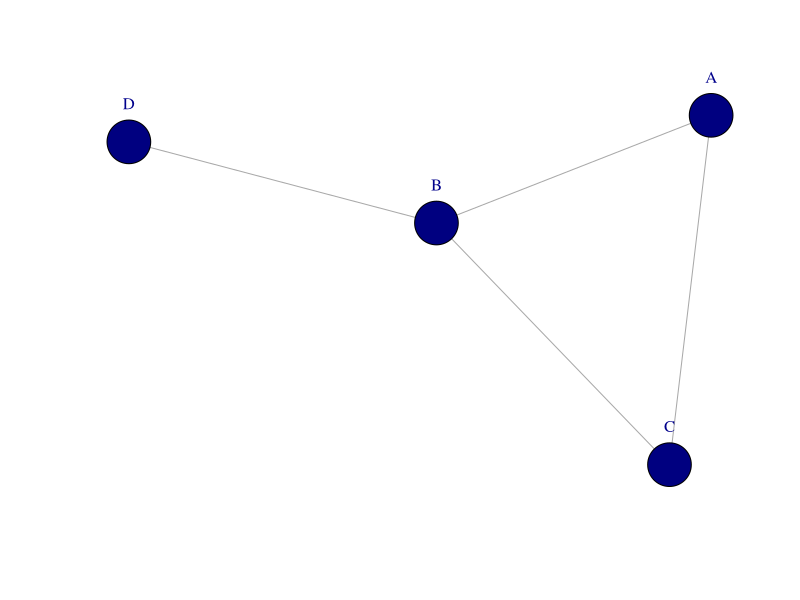
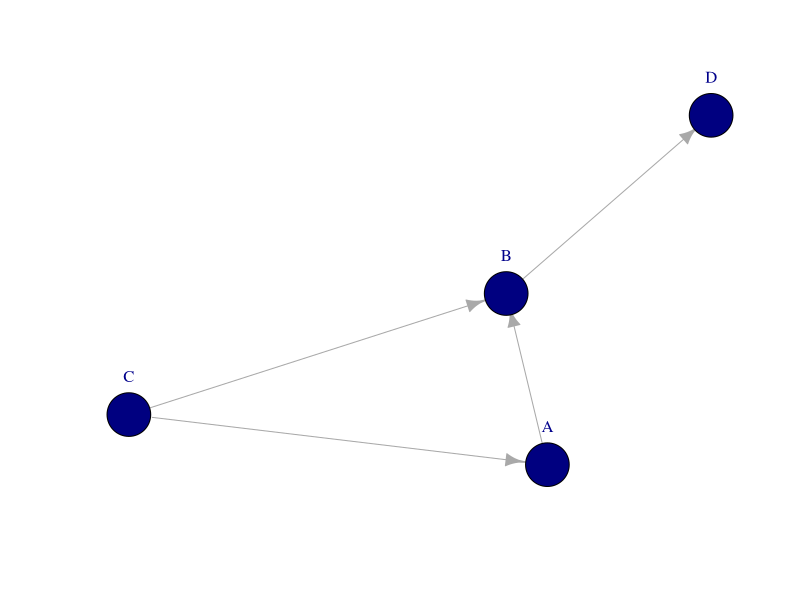
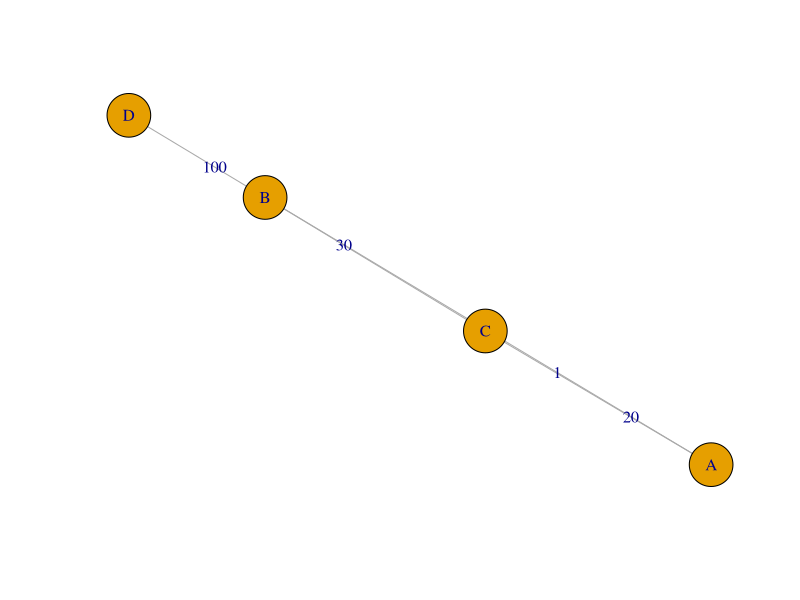
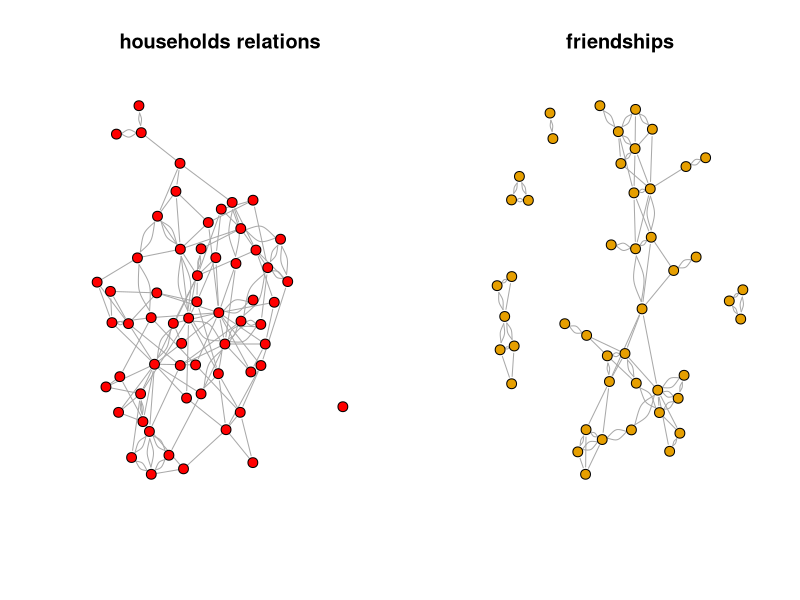
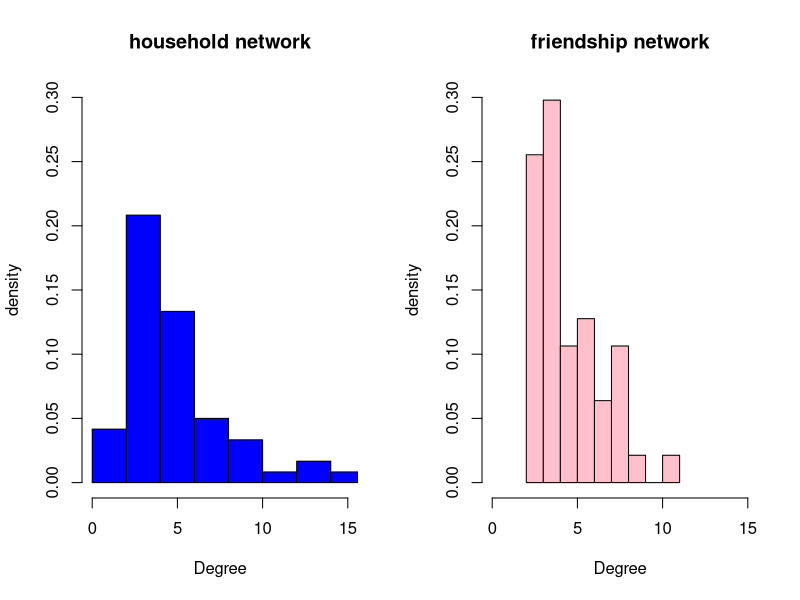
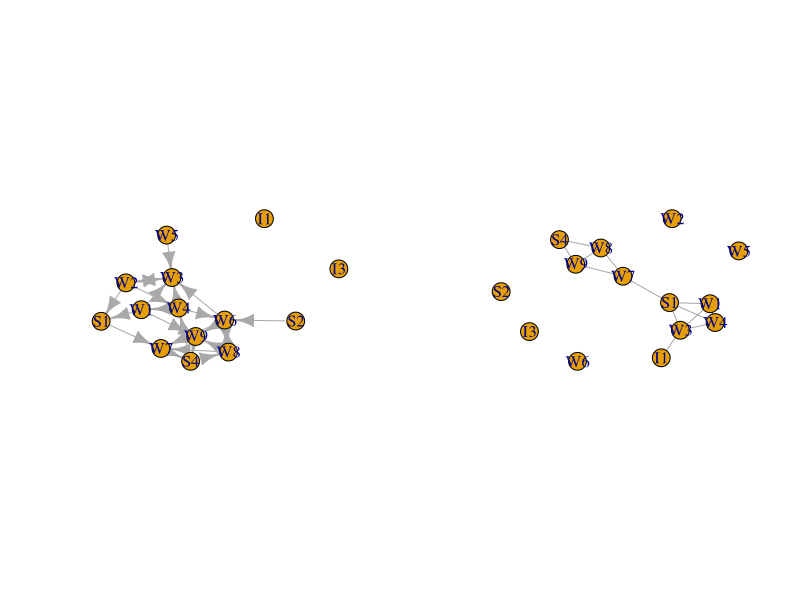
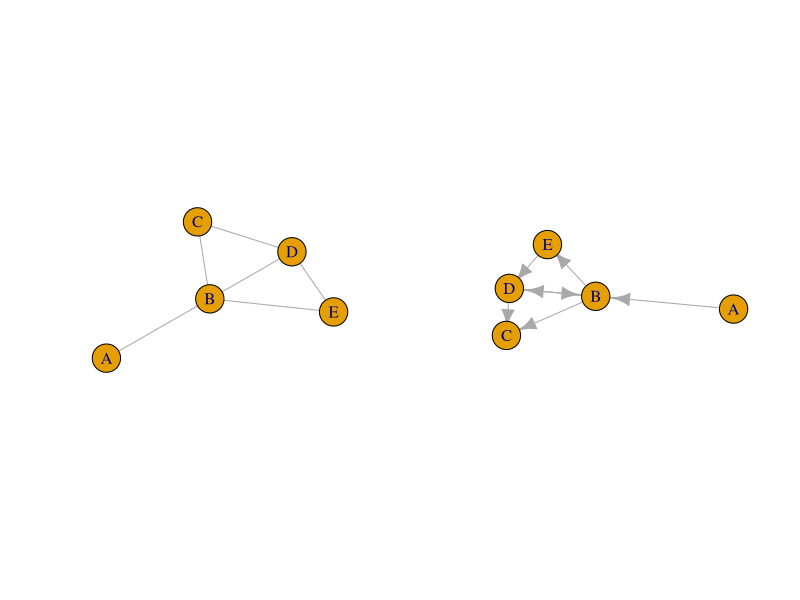
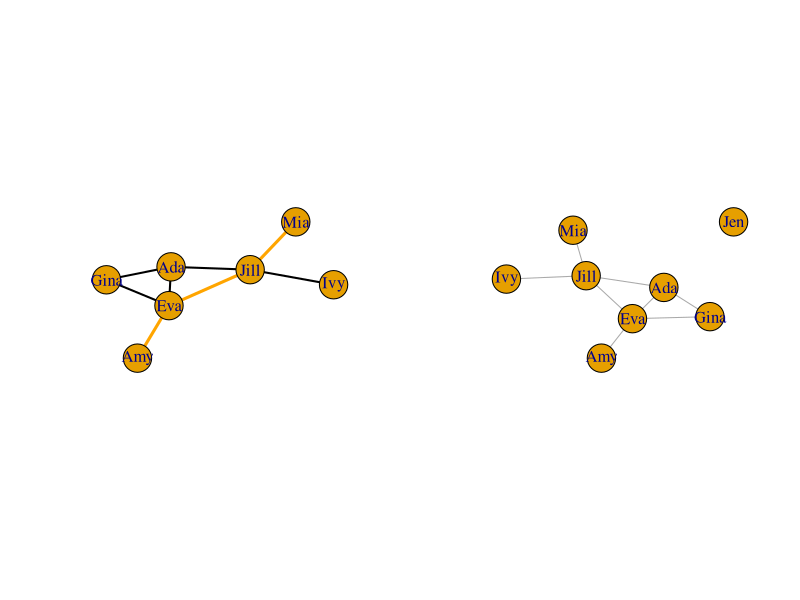

Write R code to recreate these figures, in order.
## ---- chunk 1
knitr::opts_chunk$set(echo = TRUE)
## ---- chunk 2
library(igraph) 
library(tidyverse)
## ---- chunk 3
library(igraph)
## ---- chunk 4

g1<-graph_from_literal(A--B, A--C, B--C, B--D)
plot(g1, vertex.color="navy", vertex.size=15,
     vertex.label.cex=1, vertex.label.dist=3, 
     vertex.label.degree=-pi/2, asp=0.6)

## ---- chunk 5
g1<-graph_from_literal(A-+B, A+-C, B+-C, B-+D)
degree(g1)

plot(g1, vertex.color="navy", 
     vertex.size=15,
     vertex.label.cex=1, 
     vertex.label.dist=3, 
     vertex.label.degree=-pi/2, asp=0.6)
## ---- chunk 6
g2<-graph_from_literal(A--B, A--C, B--C, B--D)
 
E(g2)$weight=c(1,20,30,100)
# A simple plot of the network - we'll talk more about plots later
plot(g2, asp=0.6, edge.label=E(g2)$weight)
## ---- chunk 7
strength(g2)
## ---- chunk 8

#load two datasets
Initial.matrix <- 
  read.csv("data/attiro.csv",   header=TRUE, row.names=1, check.names=FALSE, na.strings = "")
matrix <- as.matrix(Initial.matrix) 
household <- graph.adjacency(matrix, mode="undirected", weighted=NULL)

links1 <- read.csv("data/s50_d01.csv", header=T, as.is=T)
friendship <- graph_from_data_frame(d=links1, directed=F)

par(mfrow=c(1,2))
plot(household, 
     edge.arrow.size=0,
     vertex.label = NA,
     vertex.color= "red",
     vertex.size=8,
     main="households relations", asp=1.5) 
plot(friendship, 
     vertex.label = NA, 
     vertex.size=8, 
     edge.arrow.size=0.2,
     main="friendships", asp=1.5)
graphics.off()
## ---- chunk 9
mean(degree(friendship))
mean(degree(household))

vcount(friendship)
ecount(friendship)
## ---- chunk 10
par(mfrow=c(1,2)) 
d.household =degree(household)
hist(d.household,col="blue", 
      freq=FALSE, xlab="Degree", ylab="density",
      main="household network", xlim=c(0,15), ylim=c(0,0.3))

d.friendship =degree(friendship)
hist(d.friendship,col="pink", xlab="Degree", ylab="density",freq=FALSE,
main="friendship network", xlim=c(0,15), ylim=c(0,0.3))

## ---- chunk 11

Initial.matrix <- read.csv("data/RDHLP.csv", header=TRUE, row.names=1, check.names=FALSE, na.strings = "")
matrix <- as.matrix(Initial.matrix) 
RDHLP <- graph.adjacency(matrix, mode="directed", weighted=NULL)
plot(RDHLP, asp=0.6)
## ---- chunk 12
RDHLP
dyad_census(RDHLP)
## ---- chunk 13
reciprocity(RDHLP)
degree(RDHLP, mode=c("out"))
## ---- chunk 14
Initial.matrix <- read.csv("data/RDPOS.csv", header=TRUE, row.names=1, check.names=FALSE, na.strings = "")
matrix <- as.matrix(Initial.matrix) 
RDPOS <- graph.adjacency(matrix, mode="undirected", weighted=NULL)
plot(RDPOS, asp=0.6)

transitivity(RDPOS)
## ---- chunk 15
# generate a categorical variable indicating what type a worker is.
worker <- 1:vcount(RDPOS)
worker[V(RDPOS)$name=="I1"|V(RDPOS)$name=="I3"]<-1
worker[V(RDPOS)$name=="W1"|V(RDPOS)$name=="W2"|V(RDPOS)$name=="W3"|V(RDPOS)$name=="W4"|V(RDPOS)$name=="W5"|V(RDPOS)$name=="W6"|V(RDPOS)$name=="W7"|V(RDPOS)$name=="W8"|V(RDPOS)$name=="W9"|V(RDPOS)$name=="W10"]<-2
worker[V(RDPOS)$name=="S1"|V(RDPOS)$name=="S2"|V(RDPOS)$name=="S4"]<-3
worker

assortativity(RDPOS, types1=worker)

## ---- chunk 16
assortativity_degree(RDPOS)
## ---- chunk 17
# paths with letters


b  <- graph(c("A","B",
              "B","C",
              "C","D",
              "B","E",
              "B","D",
              "D","E"
              ), directed = F)

lay = layout.fruchterman.reingold(b)
plot(b, vertex.size=25, layout = lay, asp=0.6)
## ---- chunk 18
# paths with letters


C  <- graph(c("A","B",
              "B","C",
              "D","C",
              "B","E",
              "B","D",
              "D","B",
              "E","D"
              ), directed = T)

lay = layout.fruchterman.reingold(b)
plot(C, vertex.size=25, asp=0.4)
## ---- chunk 19

n  <- graph(c("Mia","Jill",
              "Jill","Ivy",
              "Jill","Ada",
              "Jill","Eva",
              "Eva","Ada",
              "Eva","Amy",
              "Eva","Gina",
              "Ada","Gina"), directed = F)
lay = layout.fruchterman.reingold(n)


c <- c("orange","black","black","orange","black","orange","black","black")
w <- c(3,2,2,3,2,3,2,2)
plot(n, vertex.size=25, layout = lay, edge.width= w, edge.color=c, asp=0.6)

## ---- chunk 20
distances(n)
## ---- chunk 21
mean_distance(b, directed=F)
## ---- chunk 22
ni  <- graph(c("Mia","Jill",
              "Jill","Ivy",
              "Jill","Ada",
              "Jill","Eva",
              "Eva","Ada",
              "Eva","Amy",
              "Eva","Gina",
              "Ada","Gina"), isolates=c("Jen"), directed = F)
lay = layout.fruchterman.reingold(ni)
plot(ni, vertex.size=25, layout = lay, asp=0.6)
distances(ni)
## ---- chunk 23
mean_distance(ni,directed = FALSE, unconnected = FALSE)
## ---- chunk 24
g1 <- sample_gnm(n=12,10)
g2 <- sample_gnm(n=12,10)

op <- par(mar=c(0,1,3,1),mfrow=c(1,2))
plot(g1,vertex.color=2, main="First random graph")
plot(g2,vertex.color=4, main="Second random graph")

par(op)
## ---- chunk 25
g <- sample_gnp(n=1000,.005)
plot(degree.distribution(g),
type="b",xlab="Degree",ylab="Proportion")
## ---- chunk 26
crnd <- runif(500,1,8)
cmp_prp <- sapply(crnd,function(x) max(clusters(erdos.renyi.game(n=1000,
p=x/999))$csize)/1000)
smoothingSpline <- smooth.spline(crnd,cmp_prp,
spar=0.25)
plot(crnd,cmp_prp,col='grey60',
xlab="Avg. Degree",
ylab="Largest Component Proportion")
lines(smoothingSpline,lwd=1.5)
## ---- chunk 27
g1 <- sample_smallworld(dim=1, size=30, nei=2, p=0)
g2 <- sample_smallworld(dim=1, size=30, nei=2, p=.05)
g3 <- sample_smallworld(dim=1, size=30, nei=2, p=.20)
g4 <- sample_smallworld(dim=1, size=30, nei=2, p=1)
op <- par(mar=c(2,1,3,1),mfrow=c(2,2))
plot(g1,vertex.label=NA,layout=layout_with_kk,
     main=expression(paste(italic(p)," = 0")))
plot(g2,vertex.label=NA,
     main=expression(paste(italic(p)," = .05")))
plot(g3,vertex.label=NA,
     main=expression(paste(italic(p)," = .20")))
plot(g4,vertex.label=NA,
     main=expression(paste(italic(p)," = 1")))

## ---- chunk 28
par(op)
## ---- chunk 29
g100 <- sample_smallworld(dim=1,size=100,nei=2,p=0)
g100
diameter(g100)
## ---- chunk 30
p_vect <- rep(1:30,each=10)
g_diam <- sapply(p_vect,function(x)
diameter(sample_smallworld(dim=1, size=100,
nei=2, p=x/200)))
smoothingSpline = smooth.spline(p_vect, g_diam,
spar=0.35)
plot(jitter(p_vect,1),g_diam,col='grey60',
xlab="Number of Rewired Edges",
ylab="Diameter")
lines(smoothingSpline,lwd=1.5)
## ---- chunk 31
g <- sample_pa(500, directed = FALSE)
V(g)$color <- "lightblue"
V(g)[degree(g) > 9]$color <- "red"
plot(g, vertex.label = NA, vertex.size = degree(g))
